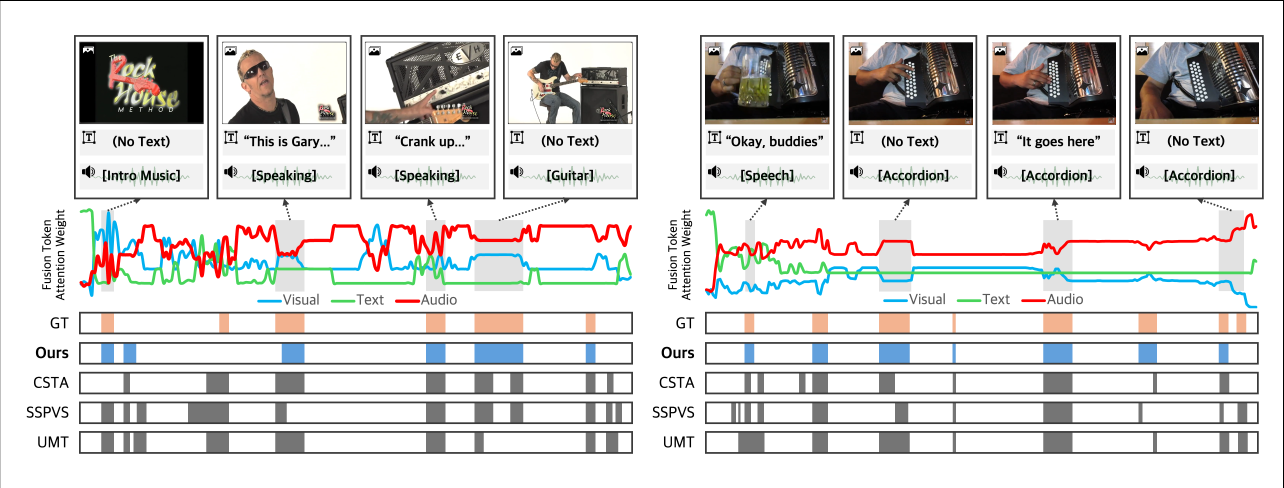
#> input picture Phase 3/triplesumm/original_repo/assets/qualitative.png, 5133 x 1952 px (shown at 1/4 size)
$ python -i binarization.py   (imports and definitions only)
#> lines starting #> are read from the running program, lines starting #| are printed output that depends on the picture
import cv2

def binarization(img, upscale_x=4, upscale_y=4):

    # grayscale
    gray = cv2.cvtColor(img, cv2.COLOR_BGR2GRAY)

    # upscale
    upscaled = cv2.resize(gray, None, fx=4, fy=4, interpolation=cv2.INTER_CUBIC)

    # threshold
    ret, binary = cv2.threshold(upscaled, 0, 255, cv2.THRESH_BINARY + cv2.THRESH_OTSU)

    cv2.imwrite("clock_binary.png", binary)

    return binary, ret

>>> import cv2
>>> picture = cv2.imread('../Phase 3/triplesumm/original_repo/assets/qualitative.png')
#> picture is the input picture: shape (1952, 5133, 3); mean B, G, R 211.7, 212.8, 214
>>> result = binarization(picture)
#> in binarization, `gray = cv2.cvtColor(img, cv2.COLOR_BGR2GRAY)`:
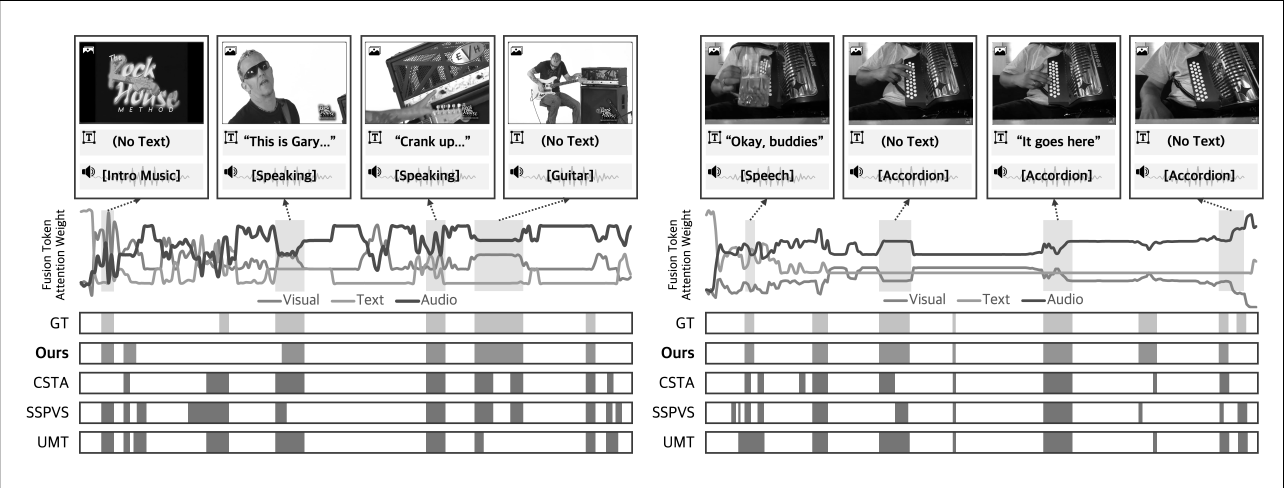
#> gray: shape (1952, 5133) (shown at 1/4 size); min 0, max 255, mean 213
#> in binarization, `ret, binary = cv2.threshold(upscaled, 0, 255, cv2.THRESH_BINARY + cv2...`: ret = 161
